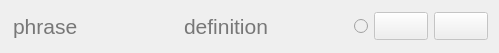
<?xml version="1.0" encoding="UTF-8"?>
<ui version="4.0">
 <class>NewFlashcardsWidget</class>
 <widget class="QWidget" name="NewFlashcardsWidget">
  <property name="geometry">
   <rect>
    <x>0</x>
    <y>0</y>
    <width>499</width>
    <height>48</height>
   </rect>
  </property>
  <property name="sizePolicy">
   <sizepolicy hsizetype="Preferred" vsizetype="Minimum">
    <horstretch>0</horstretch>
    <verstretch>0</verstretch>
   </sizepolicy>
  </property>
  <property name="windowTitle">
   <string>Form</string>
  </property>
  <layout class="QHBoxLayout" name="horizontalLayout">
   <item>
    <widget class="QLineEdit" name="fld_phrase">
     <property name="enabled">
      <bool>false</bool>
     </property>
     <property name="sizePolicy">
      <sizepolicy hsizetype="Expanding" vsizetype="Fixed">
       <horstretch>0</horstretch>
       <verstretch>0</verstretch>
      </sizepolicy>
     </property>
     <property name="font">
      <font>
       <pointsize>16</pointsize>
      </font>
     </property>
     <property name="maxLength">
      <number>50</number>
     </property>
     <property name="frame">
      <bool>false</bool>
     </property>
     <property name="placeholderText">
      <string>phrase</string>
     </property>
    </widget>
   </item>
   <item>
    <widget class="QLineEdit" name="fld_definition">
     <property name="enabled">
      <bool>false</bool>
     </property>
     <property name="sizePolicy">
      <sizepolicy hsizetype="Expanding" vsizetype="Fixed">
       <horstretch>0</horstretch>
       <verstretch>0</verstretch>
      </sizepolicy>
     </property>
     <property name="font">
      <font>
       <pointsize>16</pointsize>
      </font>
     </property>
     <property name="maxLength">
      <number>50</number>
     </property>
     <property name="frame">
      <bool>false</bool>
     </property>
     <property name="placeholderText">
      <string>definition</string>
     </property>
    </widget>
   </item>
   <item>
    <widget class="QRadioButton" name="rbtn_priority">
     <property name="enabled">
      <bool>false</bool>
     </property>
     <property name="sizePolicy">
      <sizepolicy hsizetype="Preferred" vsizetype="Fixed">
       <horstretch>0</horstretch>
       <verstretch>0</verstretch>
      </sizepolicy>
     </property>
     <property name="text">
      <string/>
     </property>
     <property name="checkable">
      <bool>true</bool>
     </property>
     <property name="checked">
      <bool>false</bool>
     </property>
    </widget>
   </item>
   <item>
    <widget class="MyPushButton" name="btn_add_flashcard">
     <property name="enabled">
      <bool>false</bool>
     </property>
     <property name="sizePolicy">
      <sizepolicy hsizetype="Fixed" vsizetype="Fixed">
       <horstretch>0</horstretch>
       <verstretch>0</verstretch>
      </sizepolicy>
     </property>
     <property name="font">
      <font>
       <pointsize>13</pointsize>
      </font>
     </property>
     <property name="text">
      <string/>
     </property>
     <property name="icon">
      <iconset>
       <normaloff>icons/plus.png</normaloff>icons/plus.png</iconset>
     </property>
    </widget>
   </item>
   <item>
    <widget class="MyPushButton" name="btn_cancel_flashcard">
     <property name="enabled">
      <bool>false</bool>
     </property>
     <property name="sizePolicy">
      <sizepolicy hsizetype="Fixed" vsizetype="Fixed">
       <horstretch>0</horstretch>
       <verstretch>0</verstretch>
      </sizepolicy>
     </property>
     <property name="font">
      <font>
       <pointsize>13</pointsize>
      </font>
     </property>
     <property name="text">
      <string/>
     </property>
     <property name="icon">
      <iconset>
       <normaloff>icons/delete.png</normaloff>icons/delete.png</iconset>
     </property>
     <property name="checkable">
      <bool>false</bool>
     </property>
    </widget>
   </item>
  </layout>
 </widget>
 <customwidgets>
  <customwidget>
   <class>MyPushButton</class>
   <extends>QPushButton</extends>
   <header>basic_widgets.h</header>
  </customwidget>
 </customwidgets>
 <resources/>
 <connections/>
</ui>
